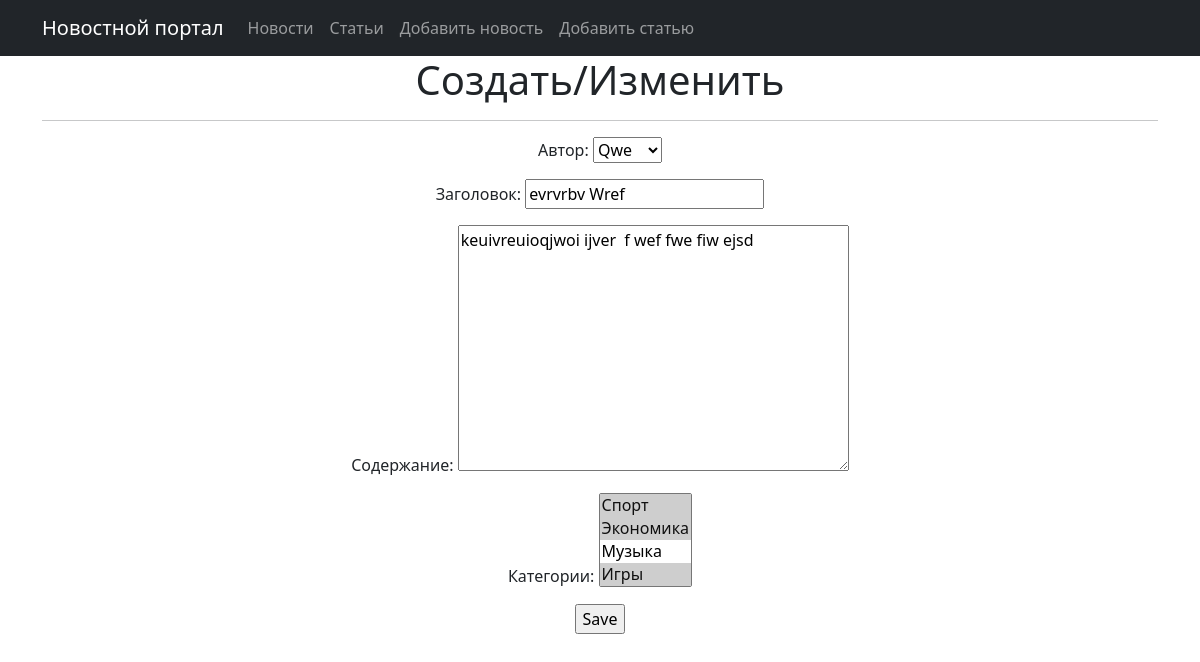
The app's page /news/1/update/ with its own data.
### qwe/models.py (models this page shows, shortened)
class Post(models.Model):
    ARTICLE = 'AR'
    NEWS = 'NE'
    CATEGORY = (
        (ARTICLE, 'Статья'),
        (NEWS, 'Новость'),
    )
    postAuthor = models.ForeignKey(Author, on_delete=models.CASCADE)
    postType = models.CharField(max_length=2, choices=CATEGORY, default=ARTICLE)
    date = models.DateTimeField(auto_now_add=True)
    category = models.ManyToManyField(Category, through='PostCategory')
    title = models.CharField(max_length=256)
    text = models.TextField()
    rating = models.IntegerField(default=0)

class Category(models.Model):
    category = models.CharField(max_length=64, unique=True)
    def __str__(self):
        return self.category.title()

### qwe/views.py (the view)
# urls.py: path('news/<pk>/update/', PostUpdate.as_view(), name='news_update'),
class PostUpdate(UpdateView):
    form_class = PostForm
    model = Post
    template_name = 'post_edit.html'

### qwe/forms.py
class PostForm(forms.ModelForm):
    postAuthor = forms.ModelChoiceField(queryset=Author.objects.all(), label='Автор')
    title = forms.CharField(min_length=4, label='Заголовок')
    text = forms.CharField(widget=forms.Textarea, min_length=4, label='Содержание')
    category = forms.ModelMultipleChoiceField(queryset=Category.objects.all(), label='Категории')
    class Meta:
        model = Post
        fields = ['postAuthor', 'title', 'text', 'category']

### qwe/models.py (called while the page is built)
    def __str__(self):
        return self.author.username

### templates/post_edit.html (shortened to what this page needs)
{% extends 'flatpages/default.html' %}
{% block content %}
<h1>Создать/Изменить</h1>
<hr>
<form action="" method="post">
    {{ form.as_p }}
    <input type="submit" value="Save" />
</form>
{% endblock content %}

### records on screen
Post: postAuthor "Qwe", title "evrvrbv Wref", text "keuivreuioqjwoi ijver f wef fwe fiw ejsd"
Category: category "Спорт ☑ / Экономика ☑ / Музыка / Игры ☑"
